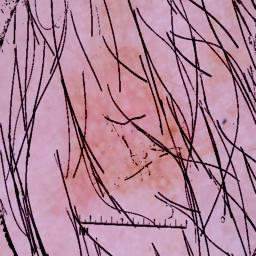
#> input picture Dataset/Dataset_hair_training_testing/Data skin with hair/Data_Skin_with_Hair/akiec/akiecskin_13.jpg, 256 x 256 px
$ python dhr_algorithm.py '../../../Dataset/Dataset_hair_training_testing/Data skin with hair/Data_Skin_with_Hair/akiec/akiecskin_13.jpg'
#> lines starting #> are read from the running program, lines starting #| are printed output that depends on the picture; after the words box and inside, x2 and y2 are one past the last pixel; in counts of white or black regions, pixels touching at a corner belong together
#!/usr/bin/env python3
"""
DHR Hair Removal (Black-Hat + Inpainting)
Follows the exact 4-step DHR algorithm:
1. Convert RGB -> grayscale
2. Apply morphological Black-Hat
3. Create mask for inpainting
4. Inpaint original image using mask

Usage:
    python dhr_hair_removal.py input.jpg -o output.png --show

Author: (generated)
"""
import cv2
import numpy as np
from pathlib import Path
import argparse
import sys

def create_blackhat(enhanced_gray, kernel_size=(17, 17)):
    """
    Apply Black-Hat morphological transform to highlight dark hair on bright skin.
    kernel_size: tuple(width, height) -> typically elongated (e.g., (17,1) or (17,17))
    """
    kernel = cv2.getStructuringElement(cv2.MORPH_RECT, kernel_size)
    blackhat = cv2.morphologyEx(enhanced_gray, cv2.MORPH_BLACKHAT, kernel)
    return blackhat

def build_mask_from_blackhat(blackhat, min_area=40, closing_iter=2, dilate_iter=2):
    """
    Convert blackhat result to binary mask suitable for inpainting.
    Steps:
      - Normalize and threshold (Otsu)
      - Morphological closing to join hair strands
      - Remove small components (noise)
      - Dilate to ensure full coverage for inpainting
    """
    # Normalize & threshold using Otsu
    # Ensure blackhat is uint8
    bh = blackhat.copy()
    if bh.dtype != np.uint8:
        bh = cv2.normalize(bh, None, 0, 255, cv2.NORM_MINMAX).astype(np.uint8)

    _, mask = cv2.threshold(bh, 0, 255, cv2.THRESH_BINARY + cv2.THRESH_OTSU)

    # Morphological closing to join broken hair segments
    kernel_close = cv2.getStructuringElement(cv2.MORPH_ELLIPSE, (3, 3))
    mask = cv2.morphologyEx(mask, cv2.MORPH_CLOSE, kernel_close, iterations=closing_iter)

    # Remove small connected components (noise)
    num_labels, labels, stats, _ = cv2.connectedComponentsWithStats(mask, connectivity=8)
    cleaned = np.zeros_like(mask)
    for i in range(1, num_labels):
        area = stats[i, cv2.CC_STAT_AREA]
        if area >= min_area:
            cleaned[labels == i] = 255

    # Slight dilation so inpainting covers whole hair width
    kernel_dilate = cv2.getStructuringElement(cv2.MORPH_ELLIPSE, (3, 3))
    cleaned = cv2.dilate(cleaned, kernel_dilate, iterations=dilate_iter)

    return cleaned

def dhr_remove_hair(img_bgr,
                    kernel_size=(17, 17),
                    clahe_clip=3.0,
                    clahe_grid=(8,8),
                    min_area=40,
                    closing_iter=2,
                    dilate_iter=2,
                    inpaint_radius=5,
                    inpaint_method='telea'):
    """
    Run DHR hair removal pipeline on a BGR image and return (result_bgr, mask, blackhat)
    Parameters:
      - kernel_size: morphological kernel size for black-hat. Tune (17,1) or (17,17) as needed.
      - clahe_clip, clahe_grid: for CLAHE on grayscale
      - min_area: remove components smaller than this (pixels)
      - closing_iter, dilate_iter: morphological iterations
      - inpaint_radius: passed to cv2.inpaint
      - inpaint_method: 'telea' or 'ns' (Navier-Stokes)
    """
    # 1) Convert to grayscale
    gray = cv2.cvtColor(img_bgr, cv2.COLOR_BGR2GRAY)

    # Improve contrast (helps black-hat highlight hairs)
    clahe = cv2.createCLAHE(clipLimit=clahe_clip, tileGridSize=clahe_grid)
    enhanced = clahe.apply(gray)

    # 2) Apply Black-Hat transform
    blackhat = create_blackhat(enhanced, kernel_size=kernel_size)

    # 3) Create mask for inpainting
    mask = build_mask_from_blackhat(blackhat,
                                    min_area=min_area,
                                    closing_iter=closing_iter,
                                    dilate_iter=dilate_iter)

    # 4) Inpaint on original color image
    flags = cv2.INPAINT_TELEA if inpaint_method.lower().startswith('t') else cv2.INPAINT_NS
    inpainted = cv2.inpaint(img_bgr, mask, inpaint_radius, flags)

    return inpainted, mask, blackhat, enhanced

def parse_args(argv):
    p = argparse.ArgumentParser(description="DHR Hair Removal (Black-Hat + Inpainting)")
    p.add_argument("input", help="Input image path")
    p.add_argument("-o", "--output", help="Output image path (default: <input>_dhr.png)")
    p.add_argument("--mask", help="Save mask path (optional)", default=None)
    p.add_argument("--kernel", type=int, nargs=2, metavar=('W','H'), default=[17,17],
                   help="Black-hat kernel size W H (default 17 17). Try (17 1) to emphasize linear hairs.")
    p.add_argument("--inpaint-radius", type=int, default=5, help="Inpaint radius (default 5)")
    p.add_argument("--inpaint-method", choices=['telea','ns'], default='telea', help="Inpainting method")
    p.add_argument("--min-area", type=int, default=40, help="Minimum component area to keep in mask")
    p.add_argument("--show", action="store_true", help="Show intermediate steps (press any key to close)")
    p.add_argument("--save-intermediate", action="store_true", help="Save blackhat and enhanced grayscale (next to output)")
    return p.parse_args(argv)

def main(argv):
    args = parse_args(argv)

    inp = Path(args.input)
    if not inp.exists():
        print(f"Error: input file {inp} not found")
        return 2

    out_path = args.output
    if not out_path:
        out_path = str(inp.parent / f"{inp.stem}_dhr{inp.suffix}")

    img = cv2.imread(str(inp))
#> img is the input picture: shape (256, 256, 3); mean B, G, R 150.9, 131.1, 175
    result, mask, blackhat, enhanced = dhr_remove_hair(
        img_bgr=img,
        kernel_size=tuple(args.kernel),
        inpaint_radius=args.inpaint_radius,
        inpaint_method=args.inpaint_method,
        min_area=args.min_area
    )
#> in dhr_remove_hair, `gray = cv2.cvtColor(img_bgr, cv2.COLOR_BGR2GRAY)`:
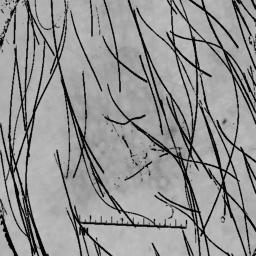
#> gray: shape (256, 256); min 2, max 214, mean 146.5
#> in dhr_remove_hair, `enhanced = clahe.apply(gray)`:
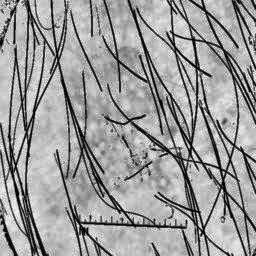
#> enhanced: shape (256, 256); min 2, max 252, mean 155.5
#> in create_blackhat, `blackhat = cv2.morphologyEx(enhanced_gray, cv2.MORPH_BLACKHAT, kernel)`:
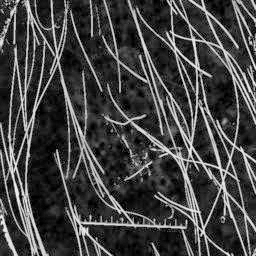
#> blackhat: shape (256, 256); min 0, max 242, mean 67
#> in build_mask_from_blackhat, `_, mask = cv2.threshold(bh, 0, 255, cv2.THRESH_BINARY + cv2.THRESH_OTSU)`:
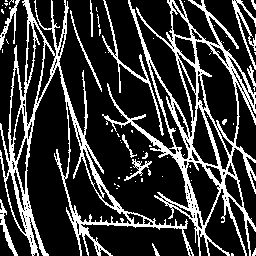
#> mask: shape (256, 256); 22% white in thin lines or dots
#> in build_mask_from_blackhat, `mask = cv2.morphologyEx(mask, cv2.MORPH_CLOSE, kernel_close, iteration..`: mask: shape (256, 256); 28.6% white; 16 white regions (10 under 20 px), largest, box (x1, y1, x2, y2) and area: (0, 0, 256, 256) 17888, (117, 133, 152, 181) 372, (0, 199, 18, 256) 264, (90, 0, 94, 37) 79, (152, 243, 160, 256) 35, (251, 0, 256, 10) 33
#> in build_mask_from_blackhat, `num_labels, labels, stats, _ = cv2.connectedComponentsWithStats(mask, ..`:
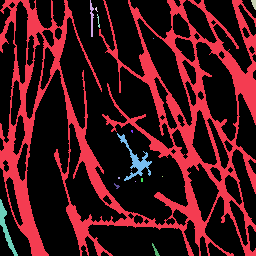
#> labels: shape (256, 256) int32; 17 distinct labels, from 0 to 16; one colour per label, 0 black
#> in build_mask_from_blackhat, `num_labels, labels, stats, _ = cv2.connectedComponentsWithStats(mask, ..`: num_labels = 17; stats = 17 rows, first 6: [0, 0, 256, 256, 46805], [0, 0, 256, 256, 17888], [90, 0, 4, 37, 79], [251, 0, 5, 10, 33], [95, 7, 3, 5, 7], [97, 14, 3, 14, 17]
#> the loop in build_mask_from_blackhat, `for i in range(1, num_labels):` made 16 passes
#> area on passes 1, 2, 3, 8, 15, 16: 17888, 79, 33, 372, 264, 35
#> after the loop in build_mask_from_blackhat, `for i in range(1, num_labels):`:
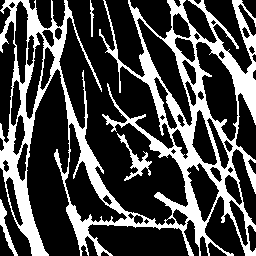
#> cleaned: shape (256, 256); 28.4% white; 4 white regions, box (x1, y1, x2, y2) and area: (0, 0, 256, 256) 17888, (117, 133, 152, 181) 372, (0, 199, 18, 256) 264, (90, 0, 94, 37) 79
#> in build_mask_from_blackhat, `cleaned = cv2.dilate(cleaned, kernel_dilate, iterations=dilate_iter)`: cleaned: shape (256, 256); 48.7% white; 2 white regions, box (x1, y1, x2, y2) and area: (0, 0, 256, 256) 31667, (88, 0, 96, 39) 233
#> in dhr_remove_hair, `inpainted = cv2.inpaint(img_bgr, mask, inpaint_radius, flags)`:
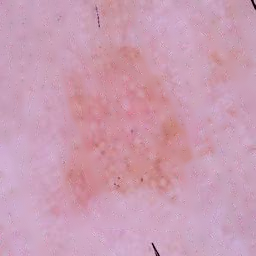
#> inpainted: shape (256, 256, 3); mean B, G, R 178.1, 156.8, 203.1

    # Save outputs
    cv2.imwrite(out_path, result)
    print(f"Saved inpainted image to: {out_path}")

    mask_path = args.mask or str(Path(out_path).with_name(Path(out_path).stem + "_mask.png"))
    cv2.imwrite(mask_path, mask)
    print(f"Saved mask to: {mask_path}")

    if args.save_intermediate:
        blackhat_path = str(Path(out_path).with_name(Path(out_path).stem + "_blackhat.png"))
        enhanced_path = str(Path(out_path).with_name(Path(out_path).stem + "_enhanced_gray.png"))
        cv2.imwrite(blackhat_path, blackhat)
        cv2.imwrite(enhanced_path, enhanced)
        print(f"Saved blackhat -> {blackhat_path}")
        print(f"Saved enhanced gray -> {enhanced_path}")

    if args.show:
        # Resize for display convenience if very large
        def disp(name, img_show):
            h = img_show.shape[0]
            max_h = 600
            if h > max_h:
                scale = max_h / h
                w = int(img_show.shape[1] * scale)
                return cv2.resize(img_show, (w, max_h))
            return img_show

        cv2.imshow("Original", disp("Original", img))
        cv2.imshow("Enhanced Gray (CLAHE)", disp("Enhanced", enhanced))
        cv2.imshow("Blackhat", disp("Blackhat", blackhat))
        cv2.imshow("Mask for Inpainting", disp("Mask", mask))
        cv2.imshow("Inpainted Result", disp("Result", result))
        print("Press any key in an image window to close...")
        cv2.waitKey(0)
        cv2.destroyAllWindows()

    return 0

if __name__ == "__main__":
    sys.exit(main(sys.argv[1:]))
#> (the program exits here)

$ run again, on Dataset/Dataset_hair_training_testing/Data skin with hair/Data_Skin_with_Hair/akiec/akiecskin_33.jpg
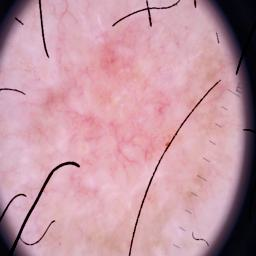
#> input picture Dataset/Dataset_hair_training_testing/Data skin with hair/Data_Skin_with_Hair/akiec/akiecskin_33.jpg, 256 x 256 px
#> in main, img is the input picture: shape (256, 256, 3); mean B, G, R 162, 150.1, 194.2
#> in build_mask_from_blackhat, `num_labels, labels, stats, _ = cv2.connectedComponentsWithStats(mask, ..`:
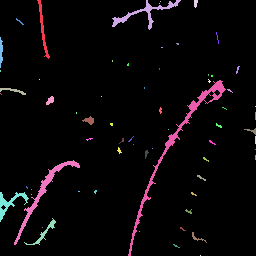
#> labels: shape (256, 256) int32; 66 distinct labels, from 0 to 65; one colour per label, 0 black
#> num_labels = 66; stats = 66 rows, first 6: [0, 0, 256, 256, 62583], [37, 0, 13, 59, 170], [112, 0, 69, 30, 364], [160, 1, 1, 1, 1], [194, 0, 4, 8, 25], [159, 3, 1, 1, 1]
#> the loop in build_mask_from_blackhat, `for i in range(1, num_labels):` made 65 passes
#> area on passes 1, 2, 4, 8, 20, 22, 25, 32: 170, 364, 25, 66, 879, 64, 45, 57
#> in dhr_remove_hair, `inpainted = cv2.inpaint(img_bgr, mask, inpaint_radius, flags)`:
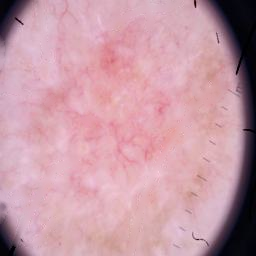
#> inpainted: shape (256, 256, 3); mean B, G, R 165.1, 153, 197.3

$ run again, on Dataset/Dataset_hair_training_testing/Data skin with hair/Data_Skin_with_Hair/akiec/akiecskin_40.jpg
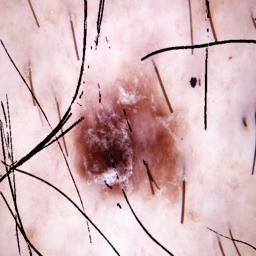
#> input picture Dataset/Dataset_hair_training_testing/Data skin with hair/Data_Skin_with_Hair/akiec/akiecskin_40.jpg, 256 x 256 px
#> in main, img is the input picture: shape (256, 256, 3); mean B, G, R 185.1, 181.1, 212
#> in build_mask_from_blackhat, `num_labels, labels, stats, _ = cv2.connectedComponentsWithStats(mask, ..`:
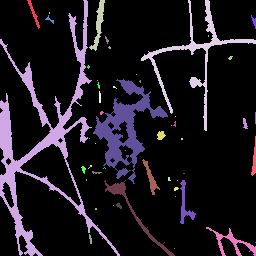
#> labels: shape (256, 256) int32; 53 distinct labels, from 0 to 52; one colour per label, 0 black
#> num_labels = 53; stats = 53 rows, first 6: [0, 0, 256, 256, 55319], [27, 0, 13, 29, 88], [0, 0, 120, 256, 4523], [89, 0, 16, 51, 265], [141, 0, 115, 131, 1367], [49, 12, 1, 2, 2]
#> the loop in build_mask_from_blackhat, `for i in range(1, num_labels):` made 52 passes
#> area on passes 1, 2, 3, 4, 6, 7, 14, 19: 88, 4523, 265, 1367, 24, 31, 2303, 22
#> in dhr_remove_hair, `inpainted = cv2.inpaint(img_bgr, mask, inpaint_radius, flags)`:
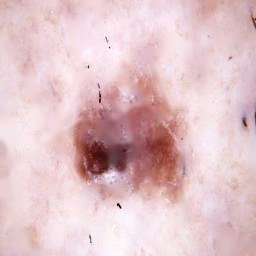
#> inpainted: shape (256, 256, 3); mean B, G, R 199.4, 194.9, 225.5

$ run again, on Dataset/Dataset_hair_training_testing/Data skin with hair/Data_Skin_with_Hair/akiec/akiecskin_46.jpg
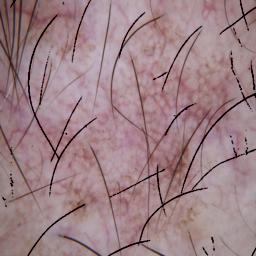
#> input picture Dataset/Dataset_hair_training_testing/Data skin with hair/Data_Skin_with_Hair/akiec/akiecskin_46.jpg, 256 x 256 px
#> in main, img is the input picture: shape (256, 256, 3); mean B, G, R 134.3, 128.9, 157.4
#> labels: shape (256, 256) int32; 135 distinct labels, from 0 to 134
#> num_labels = 135; stats = 135 rows, first 6: [0, 0, 256, 256, 46650], [0, 0, 256, 256, 16278], [62, 1, 2, 4, 6], [56, 0, 36, 64, 452], [150, 0, 2, 11, 11], [202, 0, 14, 14, 90]
#> the loop in build_mask_from_blackhat, `for i in range(1, num_labels):` made 134 passes
#> area on passes 1, 3, 5, 18, 29, 30, 53, 63: 16278, 452, 90, 117, 174, 61, 22, 74
#> in dhr_remove_hair, `inpainted = cv2.inpaint(img_bgr, mask, inpaint_radius, flags)`:
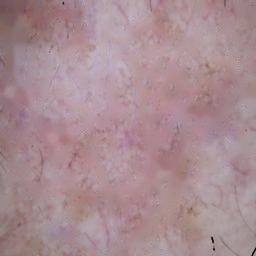
#> inpainted: shape (256, 256, 3); mean B, G, R 146.1, 140.3, 168.1
